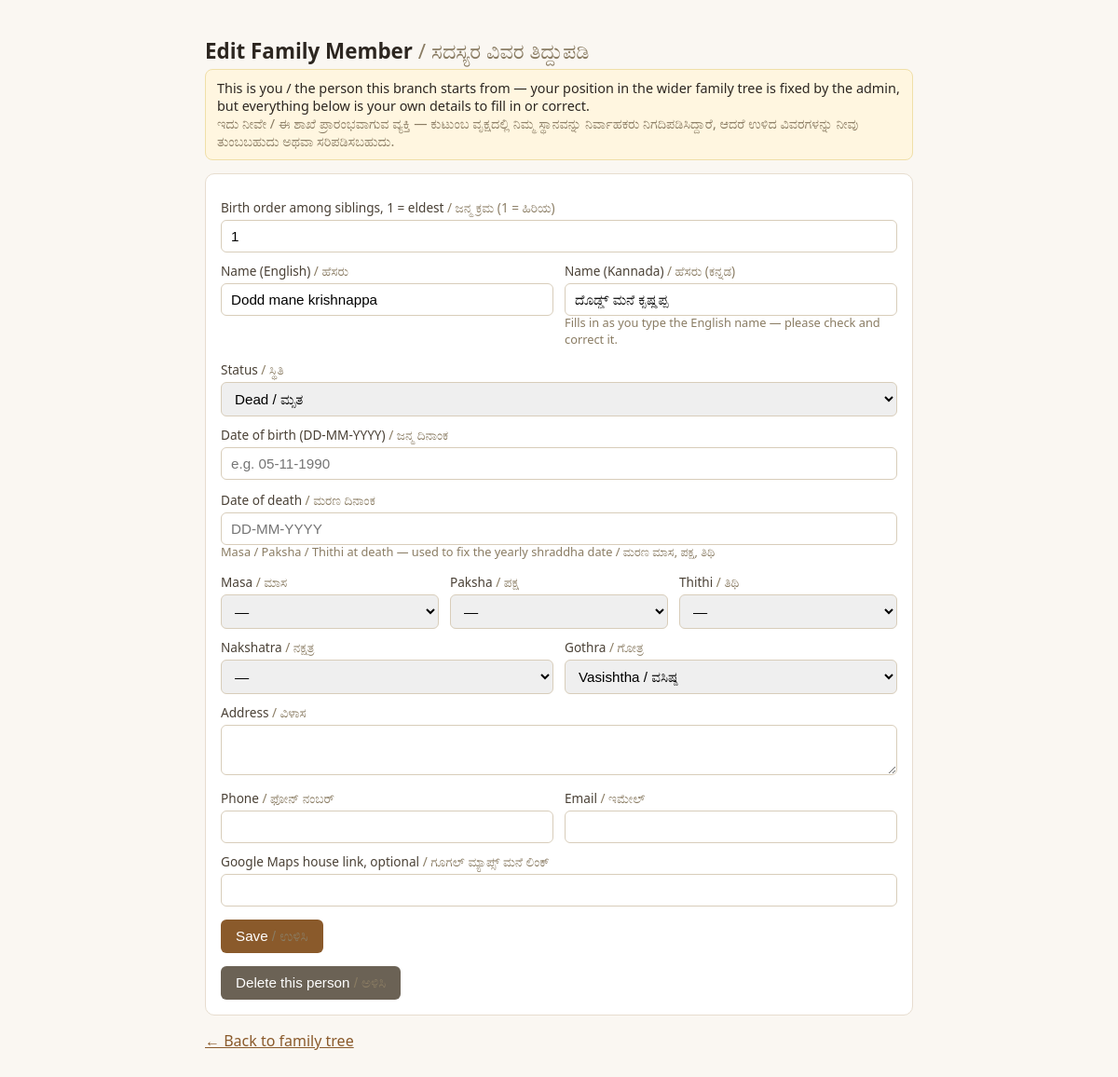
The page /admin/root/edit/1 (signed in) on the database its author committed.
### models.py (models this page shows, shortened)
class Person(db.Model):
    id = db.Column(db.Integer, primary_key=True)
    branch_id = db.Column(db.Integer, db.ForeignKey("branch.id"), nullable=True)
    parent_id = db.Column(db.Integer, db.ForeignKey("person.id"), nullable=True)
    relation_type = db.Column(db.String(20), nullable=False)  # root/son/daughter/spouse
    gender = db.Column(db.String(10))
    alive_status = db.Column(db.String(10), default="Alive")
    name = db.Column(db.String(120), nullable=False)       # English spelling
    name_kn = db.Column(db.String(120))                     # Kannada spelling (auto-suggested, editable)
    dob = db.Column(db.String(20))   # DD-MM-YYYY, optional
    dod = db.Column(db.String(20))   # DD-MM-YYYY, optional
    dod_masa = db.Column(db.String(30))    # lunar month at death (e.g. Chaitra), for Paksha Masa rites
    dod_paksha = db.Column(db.String(20))  # Shukla / Krishna paksha at death
    dod_thithi = db.Column(db.String(30))  # thithi at death (e.g. Chaturdashi)
    nakshatra = db.Column(db.String(60))      # nakshatra at birth
    gothra = db.Column(db.String(60))
    address = db.Column(db.Text)
    phone = db.Column(db.String(20))
    email = db.Column(db.String(120))
    maps_link = db.Column(db.String(400))
    sibling_order = db.Column(db.Integer, default=1)  # 1 = eldest
    created_at = db.Column(db.DateTime, default=db.func.now())
    children = db.relationship(
        "Person",
        backref=db.backref("parent", remote_side=[id]),
        foreign_keys=[parent_id],
    )

### app.py (the view, shortened to what this page needs)
@app.route("/admin/root/edit/<int:person_id>", methods=["GET", "POST"])
def admin_root_edit_person(person_id):
    if not require_admin():
        return redirect(url_for("admin_login"))
    person = Person.query.filter_by(id=person_id, branch_id=None).first_or_404()
    root = get_root_person()
    rows = person_tree_rows(root, branch_id=None)
    def is_descendant_or_self(candidate):
        node = candidate
        while node is not None:
            if node.id == person.id:
                return True
            node = node.parent
        return False
    people_for_dropdown = [p for p, _depth in rows if not is_descendant_or_self(p)]
    return render_template(
        "person_form.html",
        branch=None,
        person=person,
        nakshatra_is_other=is_custom_value(person.nakshatra, NAKSHATRAS),
        gothra_is_other=is_custom_value(person.gothra, GOTHRAS),
        is_anchor=(person.id == root.id),
        people_for_dropdown=people_for_dropdown,
        default_parent_id=person.parent_id,
        default_relation=person.relation_type,
        relations=RELATION_CHOICES,
        genders=GENDER_CHOICES,
        statuses=STATUS_CHOICES,
        nakshatras=NAKSHATRAS,
        gothras=GOTHRAS,
        masas=MASAS,
        pakshas=PAKSHAS,
        thithis=THITHIS,
    )

### app.py (called while the page is built)
@app.context_processor
def inject_site_name():
    return {"site_name": SITE_NAME}

def require_admin():
    return session.get("is_admin", False)

def get_root_person():
    return Person.query.filter_by(relation_type="root", branch_id=None).first()

def is_custom_value(value, choices):
    known_keys = {key for key, _en, _kn in choices}
    return bool(value) and value not in known_keys

def person_tree_rows(anchor, branch_id):
    people_by_parent = {}
    others = Person.query.filter(Person.branch_id == branch_id, Person.id != anchor.id).all()
    all_people = [anchor] + others
    for p in all_people:
        people_by_parent.setdefault(p.parent_id, []).append(p)
    for siblings in people_by_parent.values():
        siblings.sort(key=lambda p: (p.sibling_order or 1))
    rows = []
    def walk(person, depth):
        rows.append((person, depth))
        for child in people_by_parent.get(person.id, []):
            walk(child, depth + 1)
    walk(anchor, 0)
    return rows

### templates/person_form.html (shortened to what this page needs)
{% extends "base.html" %}
{% block content %}
{% if person %}
<h1>Edit Family Member <span class="kn">/ ಸದಸ್ಯರ ವಿವರ ತಿದ್ದುಪಡಿ</span></h1>
{% else %}
<h1>Add a Family Member <span class="kn">/ ಕುಟುಂಬ ಸದಸ್ಯರನ್ನು ಸೇರಿಸಿ</span></h1>
{% endif %}
<div class="note">
  {% if is_anchor %}
  This is you / the person this branch starts from — your position in the wider family tree is fixed by the admin, but everything below is your own details to fill in or correct.
  <br><span class="kn">ಇದು ನೀವೇ / ಈ ಶಾಖೆ ಪ್ರಾರಂಭವಾಗುವ ವ್ಯಕ್ತಿ — ಕುಟುಂಬ ವೃಕ್ಷದಲ್ಲಿ ನಿಮ್ಮ ಸ್ಥಾನವನ್ನು ನಿರ್ವಾಹಕರು ನಿಗದಿಪಡಿಸಿದ್ದಾರೆ, ಆದರೆ ಉಳಿದ ವಿವರಗಳನ್ನು ನೀವು ತುಂಬಬಹುದು ಅಥವಾ ಸರಿಪಡಿಸಬಹುದು.</span>
  {% else %}
  If you're adding more than one child under the same person, please add them <strong>eldest first, then next eldest</strong>.
  <br><span class="kn">ಒಂದೇ ವ್ಯಕ್ತಿಯ ಅಡಿಯಲ್ಲಿ ಒಂದಕ್ಕಿಂತ ಹೆಚ್ಚು ಮಕ್ಕಳನ್ನು ಸೇರಿಸುತ್ತಿದ್ದರೆ, ದಯವಿಟ್ಟು ಹಿರಿಯರಿಂದ ಕಿರಿಯರವರೆಗೆ ಕ್ರಮವಾಗಿ ಸೇರಿಸಿ.</span>
  {% endif %}
</div>
<div class="card">
  <form method="post" id="personForm" action="{% if person %}{% if branch %}{{ url_for('branch_edit_person', token=branch.token, person_id=person.id) }}{% else %}{{ url_for('admin_root_edit_person', person_id=person.id) }}{% endif %}{% else %}{% if branch %}{{ url_for('branch_add_person', token=branch.token) }}{% else %}{{ url_for('admin_root_add_person') }}{% endif %}{% endif %}">
    <div id="sibling_order_field">
      <label>Birth order among siblings, 1 = eldest <span class="kn">/ ಜನ್ಮ ಕ್ರಮ (1 = ಹಿರಿಯ)</span></label>
      <input type="number" name="sibling_order" id="sibling_order" value="{{ person.sibling_order if person else 1 }}" min="1">
    </div>
    <div class="row2">
      <div>
        <label for="name">Name (English) <span class="kn">/ ಹೆಸರು</span></label>
        <input type="text" name="name" id="name" value="{{ person.name if person else '' }}" required>
      </div>
      <div>
        <label for="name_kn">Name (Kannada) <span class="kn">/ ಹೆಸರು (ಕನ್ನಡ)</span></label>
        <input type="text" name="name_kn" id="name_kn" value="{{ person.name_kn if person else '' }}">
        <div class="hint">Fills in as you type the English name — please check and correct it.</div>
      </div>
    </div>
    <label>Status <span class="kn">/ ಸ್ಥಿತಿ</span></label>
    <select name="alive_status" id="alive_status" onchange="toggleDod()">
      {% for s in statuses %}
        <option value="{{ s }}" {% if person and person.alive_status == s %}selected{% endif %}>{{ s }}{% if s == 'Alive' %} / ಜೀವಂತ{% else %} / ಮೃತ{% endif %}</option>
      {% endfor %}
    </select>
    <label for="dob">Date of birth (DD-MM-YYYY) <span class="kn">/ ಜನ್ಮ ದಿನಾಂಕ</span></label>
    <input type="text" name="dob" id="dob" value="{{ person.dob if person else '' }}" placeholder="e.g. 05-11-1990" oninput="updateAge()">
    <div id="dod_field">
      <label for="dod">Date of death <span class="kn">/ ಮರಣ ದಿನಾಂಕ</span></label>
      <input type="text" name="dod" id="dod" value="{{ person.dod if person else '' }}" placeholder="DD-MM-YYYY">
      <div class="hint">Masa / Paksha / Thithi at death — used to fix the yearly shraddha date <span class="kn">/ ಮರಣ ಮಾಸ, ಪಕ್ಷ, ತಿಥಿ</span></div>
      <div class="row2">
        <div>
          <label for="dod_masa">Masa <span class="kn">/ ಮಾಸ</span></label>
          <select name="dod_masa" id="dod_masa">
            <option value="">—</option>
          </select>
        </div>
        <div>
          <label for="dod_paksha">Paksha <span class="kn">/ ಪಕ್ಷ</span></label>
          <select name="dod_paksha" id="dod_paksha">
            <option value="">—</option>
          </select>
        </div>
        <div>
          <label for="dod_thithi">Thithi <span class="kn">/ ತಿಥಿ</span></label>
          <select name="dod_thithi" id="dod_thithi">
            <option value="">—</option>
          </select>
        </div>
      </div>
    </div>
    <div class="row2">
      <div>
        <label for="nakshatra">Nakshatra <span class="kn">/ ನಕ್ಷತ್ರ</span></label>
        <select name="nakshatra" id="nakshatra" onchange="toggleOther('nakshatra')">
          <option value="">—</option>
        </select>
      </div>
      <div>
        <label for="gothra">Gothra <span class="kn">/ ಗೋತ್ರ</span></label>
        <select name="gothra" id="gothra" onchange="toggleOther('gothra')">
          {% for key, en, kn in gothras %}<option value="{{ key }}" {% if person and ((person.gothra == key) or (key == 'Other' and gothra_is_other)) %}selected{% endif %}>{{ en }} / {{ kn }}</option>{% endfor %}
        </select>
      </div>
    </div>
    <label for="address">Address <span class="kn">/ ವಿಳಾಸ</span></label>
    <textarea name="address" id="address" rows="2">{{ person.address if person else '' }}</textarea>
    <div class="row2">
      <div>
        <label for="phone">Phone <span class="kn">/ ಫೋನ್ ನಂಬರ್</span></label>
        <input type="text" name="phone" id="phone" value="{{ person.phone if person else '' }}">
      </div>
      <div>
        <label for="email">Email <span class="kn">/ ಇಮೇಲ್</span></label>
        <input type="email" name="email" id="email" value="{{ person.email if person else '' }}">
      </div>
    </div>
    <label for="maps_link">Google Maps house link, optional <span class="kn">/ ಗೂಗಲ್ ಮ್ಯಾಪ್ಸ್ ಮನೆ ಲಿಂಕ್</span></label>
    <input type="text" name="maps_link" id="maps_link" value="{{ person.maps_link if person else '' }}">
    <button type="submit">Save <span class="kn">/ ಉಳಿಸಿ</span></button>
  </form>
  {% if person %}
  <form method="post"
        action="{% if branch %}{{ url_for('branch_delete_person', token=branch.token, person_id=person.id) }}{% else %}{{ url_for('admin_root_delete_person', person_id=person.id) }}{% endif %}"
        onsubmit="return confirm('Delete {{ person.name }} and everyone entered under them? This cannot be undone.');">
    <button type="submit" class="btn secondary">Delete this person <span class="kn">/ ಅಳಿಸಿ</span></button>
  </form>
  {% endif %}
</div>
<p>
  {% if branch %}
    <a href="{{ url_for('branch_home', token=branch.token) }}">&larr; Back to family tree</a>
  {% else %}
    <a href="{{ url_for('admin_root_home') }}">&larr; Back to family tree</a>
  {% endif %}
</p>
{% endblock %}

### templates/base.html (style rules this page uses)
body { font-family: system-ui, sans-serif; background: #faf7f2; color: #2c2620; margin: 0; }
h1 { font-size: 1.4rem; margin-bottom: 4px; }
.card { background: #fff; border: 1px solid #e7ddcf; border-radius: 10px; padding: 16px; margin-bottom: 14px; }
label { display: block; font-size: 0.85rem; margin: 10px 0 4px; color: #4a4136; }
input, select, textarea { width: 100%; box-sizing: border-box; padding: 8px 10px; border: 1px solid #d8cdba; border-radius: 6px; font-size: 0.95rem; }
.row2 { display: flex; gap: 12px; }
.row2 > div { flex: 1; }
button, .btn { display: inline-block; background: #8a5a2b; color: #fff; border: none; padding: 9px 16px; border-radius: 6px; font-size: 0.95rem; cursor: pointer; text-decoration: none; margin-top: 14px; }
.btn.secondary { background: #6b6255; }
.note { background: #fff6e0; border: 1px solid #f0dfa8; padding: 10px 12px; border-radius: 8px; font-size: 0.9rem; margin-bottom: 14px; }
a { color: #8a5a2b; }
.kn { color: #8a7c63; font-weight: normal; }
.hint { font-size: 0.8rem; color: #8a7c63; margin-top: -2px; margin-bottom: 4px; }

### rows shown on the page
Person: sibling_order "1", name "Dodd mane krishnappa", name_kn "ದೊಡ್ಡ್ ಮನೆ ಕೃಷ್ಣಪ್ಪ", alive_status "Dead / ಮೃತ", gothra "Vasishtha / ವಸಿಷ್ಠ"
